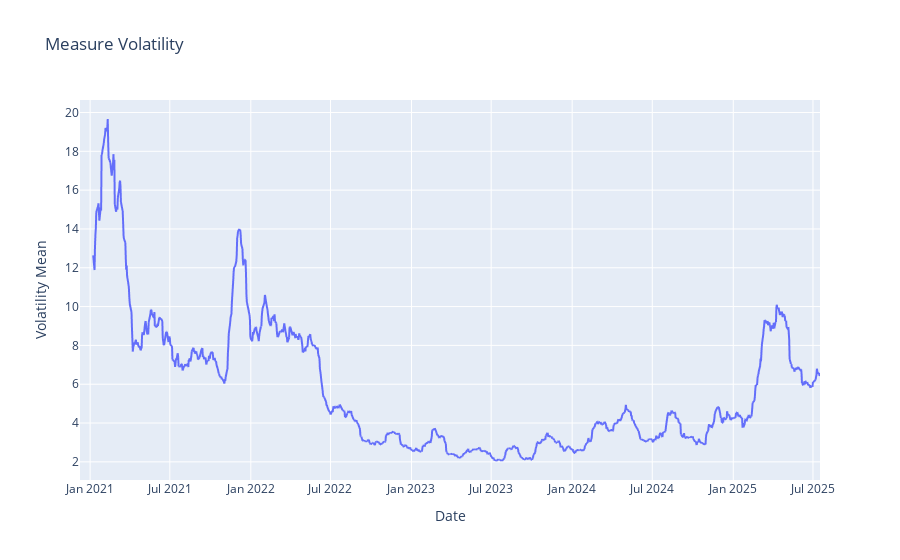

Source (notebook cell):
### Code cell
# Show it
fig = px.line(df_stock, x="date", y="volatility_mean", title="Measure Volatility", 
              labels={"date": "Date", "volatility_mean": "Volatility Mean"})
fig.show()

### Figure 1 — Plotly figure (JSON) as saved in the notebook; plotly's stock layout.template omitted (floating-point values rounded to 4 significant figures; data arrays with more than 128 entries replaced by an {"elided": "..."} marker saying what was removed)
{"data": [{"hovertemplate": "Date=%{x}<br>Volatility Mean=%{y}<extra></extra>", "legendgroup": "", "line": {"color": "#636efa", "dash": "solid"}, "marker": {"symbol": "circle"}, "mode": "lines", "name": "", "showlegend": false, "type": "scattergl", "x": {"elided": "1155 str values"}, "xaxis": "x", "y": {"elided": "1155 float values"}, "yaxis": "y"}], "layout": {"legend": {"tracegroupgap": 0}, "title": {"text": "Measure Volatility"}, "xaxis": {"anchor": "y", "domain": [0, 1], "title": {"text": "Date"}}, "yaxis": {"anchor": "x", "domain": [0, 1], "title": {"text": "Volatility Mean"}}}}
